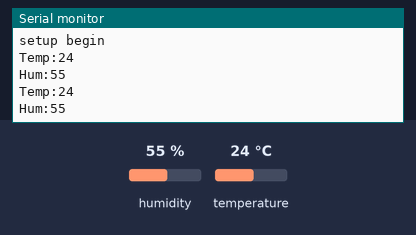
Recording of a sketch running on a simulated Arduino Uno, built with avr-gcc and run on an emulated ATmega328P. Parts: the last lines printed to the serial monitor. Inputs (shaded band) come from the test bench; at power-on: humidity 55 %, temperature 24 °C.

Above: at 10.8 s.
10.9 s: humidity set to 22 %
At 20.7 s:
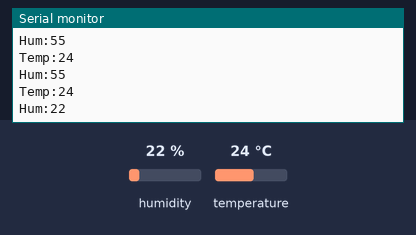
20.9 s: temperature set to 12 °C
At 30.7 s:
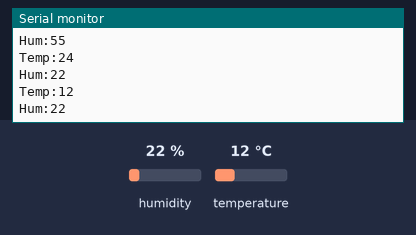
30.9 s: humidity set to 40 %
At 40.5 s:
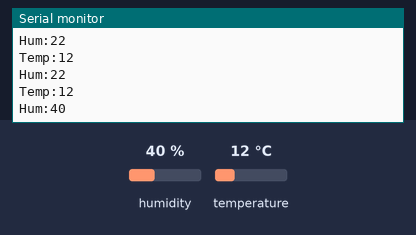
Timing chart, 0 to 42.0 s (numbered marks = the images above; inputs shaded):
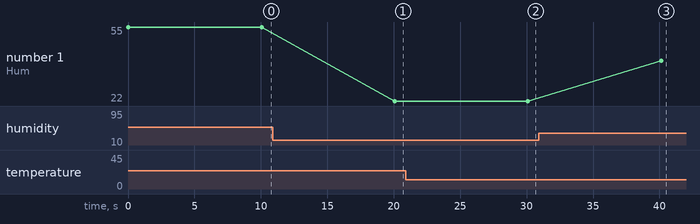

Measured:
- after the input at 10.9 s, the serial monitor: prints a new line after 9.2 s (image 1)
- after the input at 20.9 s, the serial monitor: prints a new line after 9.2 s (image 2)
- after the input at 30.9 s, the serial monitor: prints a new line after 9.2 s (image 3)
- plotted number 1: 55 → 22 after the input at 10.9 s, 22 → 40 after the input at 30.9 s

The sketch:

practica_4.ino
```cpp
#include <dht.h>

dht DHT;

#define DHT11_PIN 7

void setup(void)
{
    Serial.begin(9600);
    Serial.print("setup begin\r\n");
}

void loop(void)
{
    int chk = DHT.read11(DHT11_PIN);
    char tmp[3],hum[3];
    int t = DHT.temperature;
    int h = DHT.humidity;
    sprintf(tmp,"%d",t);
    sprintf(hum,"%d",h);
    Serial.print("Temp:");
    Serial.println(tmp);
    Serial.print("Hum:");
    Serial.println(hum);
    delay(10000);
}
```
